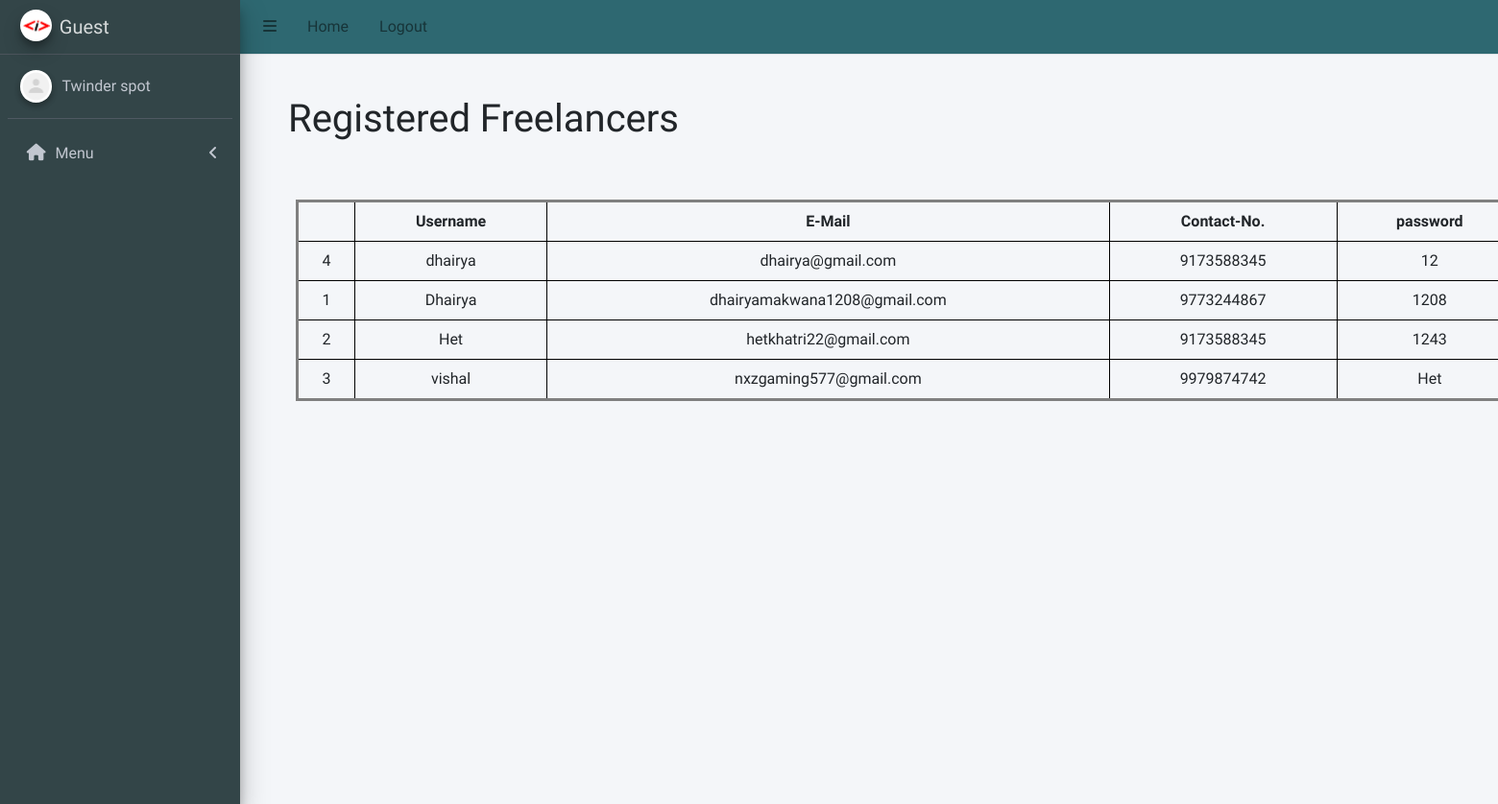
Before: /admin/admin_freelancer.php with the older database file.
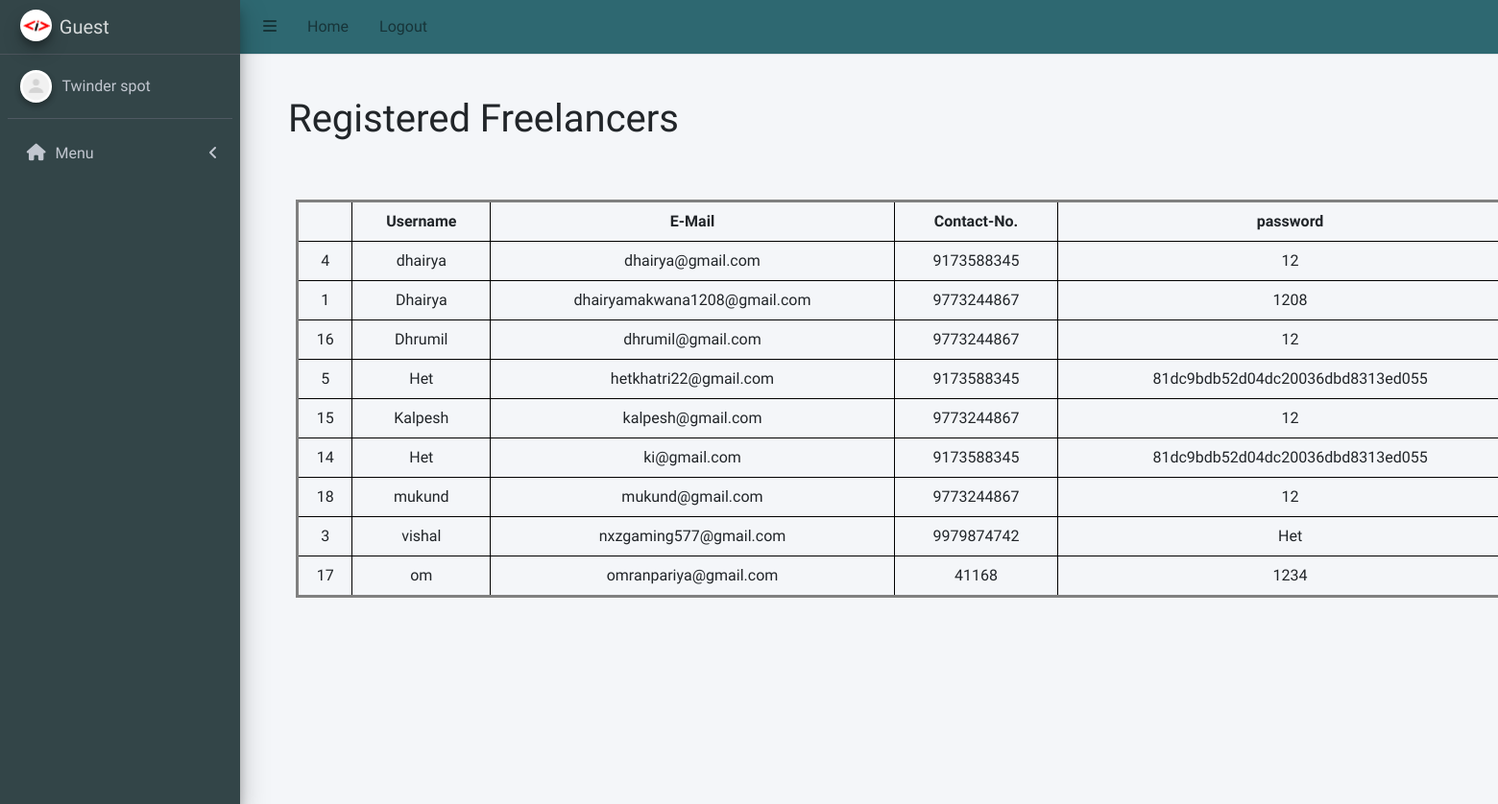
After: the same page with the newer database file.
### tables this page shows
CREATE TABLE `freelancer_signup` (
  `id` int(255) NOT NULL,
  `username` varchar(255) NOT NULL,
  `email` varchar(255) NOT NULL,
  `contactno` varchar(255) NOT NULL,
  `password` varchar(255) NOT NULL
);

### admin/admin_freelancer.php (the view, shortened to what this page needs)
<!DOCTYPE html>
<html lang="en">
<head>
  <link rel="stylesheet" href="../css/admin_project.css">
  <link rel="stylesheet" href="../src/css/adminlte.min.css">
  <link rel="stylesheet" href="https://cdnjs.cloudflare.com/ajax/libs/font-awesome/5.15.4/css/all.min.css">
</head>
<body class="hold-transition sidebar-mini">
  <div class="wrapper">
    <?php include 'admin_header.php' ?>
    <div class="content-wrapper">
      <h1 class="head">Registered Freelancers</h1>
      <?php
      $sql = "select * from freelancer_signup";
      $result = $connection->query($sql);
      ?>
      <table class="project">
        <tr>
          <th> </th>
          <th>Username</th>
          <th>E-Mail</th>
          <th>Contact-No.</th>
          <th>password</th>
        </tr>
        <?php
        if ($result->num_rows > 0) {
          while ($row = $result->fetch_assoc()) {
            echo "<tr>
                    <td>" . $row["id"] . "</td>
                    <td>" . $row["username"] . "</td>
                    <td>" . $row["email"] . "</td>
                    <td>" . $row["contactno"] . "</td>
                    <td>" . $row["password"] . "</td>
                  </tr>";
          }
        } else {
          echo "<tr><td colspan='4'>No records found</td></tr>";
        }
        ?>
      </table>
    </div>
  </div>
</body>
</html>

### admin/admin_header.php (shortened to what this page needs)
<?php
$menuItems = [
    [
        "menuTitle" => "Menu",
        "icon" => "fas fa-home",
        "pages" => [
            ["title" => "Home", "url" => "index.php"]
        ],
    ],
];
?>
<ul class="navbar-nav ml-auto">
    <head>
        <link href="https://cdnjs.cloudflare.com/ajax/libs/font-awesome/6.0.0-beta3/css/all.min.css" rel="stylesheet">
    </head>
    <nav class="main-header navbar navbar-expand navbar-white navbar-light">
        <ul class="navbar-nav">
            <li class="nav-item">
                <a class="nav-link" data-widget="pushmenu" role="button"><i class="fas fa-bars"></i></a>
            </li>
            <li class="nav-item d-none d-sm-inline-block">
                <a href="admin_home.php" class="nav-link">Home</a>
            </li>
            <li class="nav-item d-none d-sm-inline-block">
                <a onclick="logout()" class="nav-link">Logout</a>
            </li>
        </ul>
</ul>
<div class="main-header" style="padding: 0px 10px; background-color: #f4f6f9; border-bottom: none !important;">
    <div class="content-header">
    </div>
</div>
<?php
if (isset($_SESSION['ub'])) {
    $username = $_SESSION['ub'];
} else {
    $username = "Guest";
}
?>
<aside class="main-sidebar sidebar-dark-primary elevation-4">
    <a href="./" class="brand-link">
        <img src="../src/images/logo.png" alt="Admin Panel Logo" class="brand-image img-circle elevation-3">
        <span class="brand-text font-weight-light"><?php echo $username ?></span>
    </a>
    <div class="sidebar">
        <div class="user-panel mt-3 pb-3 mb-3 d-flex">
            <div class="image">
                <img src="../src/images/default.png" class="img-circle elevation-2" alt="User Image">
            </div>
            <div class="info">
                <a href="./" class="d-block">Twinder spot</a>
            </div>
        </div>
        <nav class="mt-2">
            <ul class="nav nav-pills nav-sidebar flex-column" data-widget="treeview" role="menu">
                <?php foreach ($menuItems as $menuItem): ?>
                    <?php $isMenuOpen = false;
                    $isActive = false;
                    ?>
                    <li class="nav-item has-treeview <?= $isMenuOpen ? 'menu-open' : '' ?>">
                        <a class="nav-link <?= $isActive ? 'active' : '' ?>">
                            <i class="nav-icon <?= $menuItem['icon'] ?>"></i>
                            <p>
                                <?= $menuItem['menuTitle'] ?>
                                <?= !empty($menuItem['pages']) ? '<i class="right fas fa-angle-left"></i>' : '' ?>
                            </p>
                        </a>
                    </li>
                <?php endforeach; ?>
            </ul>
        </nav>
    </div>
</aside>

Changed rows visible on the page:
added freelancer_signup: id "16", username "Dhrumil", email "dhrumil@gmail.com", contactno "9773244867", password "12"
changed freelancer_signup "hetkhatri22@gmail.com": id "2" → "5"; password "1243" → "81dc9bdb52d04dc20036dbd8313ed055"
added freelancer_signup: id "15", username "Kalpesh", email "kalpesh@gmail.com", contactno "9773244867", password "12"
added freelancer_signup: id "14", username "Het", email "ki@gmail.com", contactno "9173588345", password "81dc9bdb52d04dc20036dbd8313ed055"
added freelancer_signup: id "18", username "mukund", email "mukund@gmail.com", contactno "9773244867", password "12"
added freelancer_signup: id "17", username "om", email "omranpariya@gmail.com", contactno "41168", password "1234"
